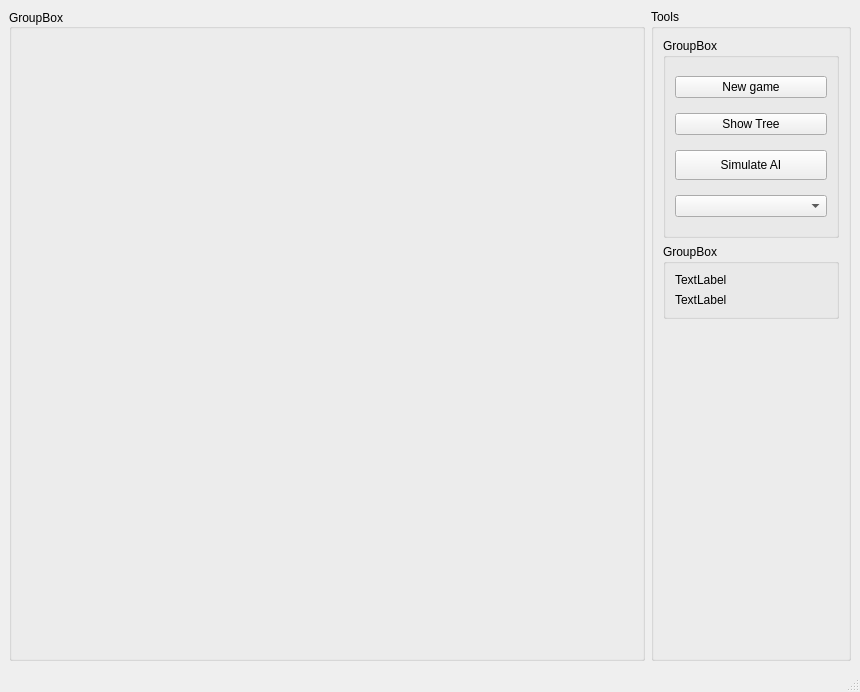
<?xml version="1.0" encoding="UTF-8"?>
<ui version="4.0">
 <class>MainWindow</class>
 <widget class="QMainWindow" name="MainWindow">
  <property name="geometry">
   <rect>
    <x>0</x>
    <y>0</y>
    <width>860</width>
    <height>692</height>
   </rect>
  </property>
  <property name="sizePolicy">
   <sizepolicy hsizetype="Preferred" vsizetype="Preferred">
    <horstretch>1</horstretch>
    <verstretch>1</verstretch>
   </sizepolicy>
  </property>
  <property name="windowTitle">
   <string>MainWindow</string>
  </property>
  <widget class="QWidget" name="centralwidget">
   <property name="sizePolicy">
    <sizepolicy hsizetype="Preferred" vsizetype="Preferred">
     <horstretch>1</horstretch>
     <verstretch>1</verstretch>
    </sizepolicy>
   </property>
   <layout class="QVBoxLayout" name="verticalLayout">
    <item>
     <layout class="QHBoxLayout" name="horizontalLayout" stretch="1,1">
      <property name="sizeConstraint">
       <enum>QLayout::SetMaximumSize</enum>
      </property>
      <item>
       <widget class="QGroupBox" name="FieldView">
        <property name="sizePolicy">
         <sizepolicy hsizetype="Preferred" vsizetype="Preferred">
          <horstretch>1</horstretch>
          <verstretch>1</verstretch>
         </sizepolicy>
        </property>
        <property name="minimumSize">
         <size>
          <width>200</width>
          <height>200</height>
         </size>
        </property>
        <property name="maximumSize">
         <size>
          <width>10000000</width>
          <height>16777215</height>
         </size>
        </property>
        <property name="title">
         <string>GroupBox</string>
        </property>
        <property name="alignment">
         <set>Qt::AlignJustify|Qt::AlignVCenter</set>
        </property>
        <layout class="QHBoxLayout" name="horizontalLayout_2"/>
       </widget>
      </item>
      <item>
       <widget class="QGroupBox" name="Tools">
        <property name="sizePolicy">
         <sizepolicy hsizetype="Fixed" vsizetype="Preferred">
          <horstretch>1</horstretch>
          <verstretch>1</verstretch>
         </sizepolicy>
        </property>
        <property name="minimumSize">
         <size>
          <width>200</width>
          <height>200</height>
         </size>
        </property>
        <property name="maximumSize">
         <size>
          <width>200</width>
          <height>16777215</height>
         </size>
        </property>
        <property name="title">
         <string>Tools</string>
        </property>
        <property name="alignment">
         <set>Qt::AlignJustify|Qt::AlignTop</set>
        </property>
        <layout class="QVBoxLayout" name="verticalLayout_4">
         <item>
          <widget class="QGroupBox" name="groupBox_2">
           <property name="sizePolicy">
            <sizepolicy hsizetype="Preferred" vsizetype="MinimumExpanding">
             <horstretch>0</horstretch>
             <verstretch>0</verstretch>
            </sizepolicy>
           </property>
           <property name="minimumSize">
            <size>
             <width>0</width>
             <height>0</height>
            </size>
           </property>
           <property name="maximumSize">
            <size>
             <width>16777215</width>
             <height>200</height>
            </size>
           </property>
           <property name="title">
            <string>GroupBox</string>
           </property>
           <layout class="QVBoxLayout" name="verticalLayout_3">
            <item>
             <widget class="QPushButton" name="startGameButton">
              <property name="text">
               <string>New game</string>
              </property>
             </widget>
            </item>
            <item>
             <widget class="QPushButton" name="showTreeButton">
              <property name="text">
               <string>Show Tree</string>
              </property>
             </widget>
            </item>
            <item>
             <widget class="QPushButton" name="aiUpdateButton">
              <property name="minimumSize">
               <size>
                <width>0</width>
                <height>30</height>
               </size>
              </property>
              <property name="text">
               <string>Simulate AI</string>
              </property>
             </widget>
            </item>
            <item>
             <widget class="QComboBox" name="aiLevel">
              <property name="currentText">
               <string/>
              </property>
              <property name="currentIndex">
               <number>-1</number>
              </property>
             </widget>
            </item>
           </layout>
          </widget>
         </item>
         <item>
          <widget class="QGroupBox" name="groupBox">
           <property name="minimumSize">
            <size>
             <width>0</width>
             <height>0</height>
            </size>
           </property>
           <property name="maximumSize">
            <size>
             <width>16777215</width>
             <height>80</height>
            </size>
           </property>
           <property name="title">
            <string>GroupBox</string>
           </property>
           <layout class="QVBoxLayout" name="verticalLayout_2">
            <item>
             <widget class="QLabel" name="aiCurrentGames">
              <property name="text">
               <string>TextLabel</string>
              </property>
             </widget>
            </item>
            <item>
             <widget class="QLabel" name="aiTotalGames">
              <property name="text">
               <string>TextLabel</string>
              </property>
             </widget>
            </item>
           </layout>
          </widget>
         </item>
         <item>
          <spacer name="verticalSpacer">
           <property name="orientation">
            <enum>Qt::Vertical</enum>
           </property>
           <property name="sizeHint" stdset="0">
            <size>
             <width>20</width>
             <height>40</height>
            </size>
           </property>
          </spacer>
         </item>
        </layout>
       </widget>
      </item>
     </layout>
    </item>
   </layout>
  </widget>
  <widget class="QMenuBar" name="menubar">
   <property name="geometry">
    <rect>
     <x>0</x>
     <y>0</y>
     <width>860</width>
     <height>21</height>
    </rect>
   </property>
  </widget>
  <widget class="QStatusBar" name="statusbar"/>
 </widget>
 <resources/>
 <connections/>
</ui>
